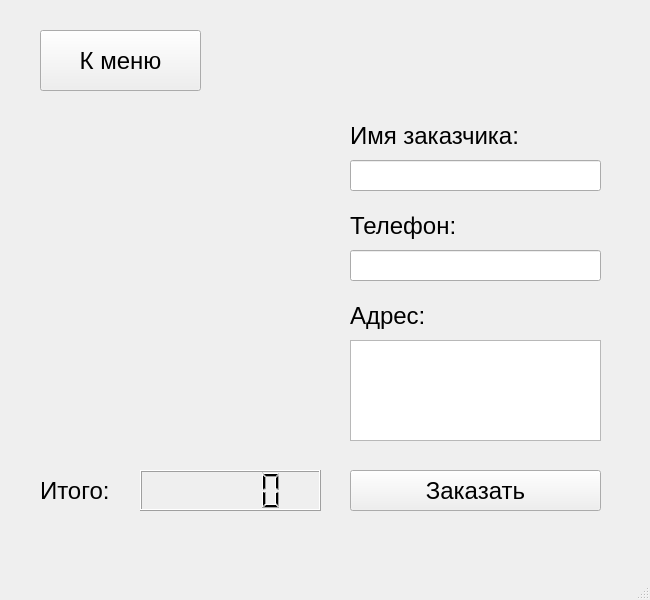
<?xml version="1.0" encoding="UTF-8"?>
<ui version="4.0">
 <class>MainWindow</class>
 <widget class="QMainWindow" name="MainWindow">
  <property name="geometry">
   <rect>
    <x>0</x>
    <y>0</y>
    <width>650</width>
    <height>600</height>
   </rect>
  </property>
  <property name="windowTitle">
   <string>MainWindow</string>
  </property>
  <widget class="QWidget" name="centralwidget">
   <widget class="QPushButton" name="pushButton">
    <property name="geometry">
     <rect>
      <x>40</x>
      <y>30</y>
      <width>161</width>
      <height>61</height>
     </rect>
    </property>
    <property name="font">
     <font>
      <pointsize>18</pointsize>
     </font>
    </property>
    <property name="text">
     <string>К меню</string>
    </property>
   </widget>
   <widget class="QWidget" name="horizontalLayoutWidget">
    <property name="geometry">
     <rect>
      <x>40</x>
      <y>120</y>
      <width>281</width>
      <height>331</height>
     </rect>
    </property>
    <layout class="QHBoxLayout" name="horizontalLayout">
     <item>
      <layout class="QGridLayout" name="gridLayout"/>
     </item>
    </layout>
   </widget>
   <widget class="QLabel" name="label">
    <property name="geometry">
     <rect>
      <x>40</x>
      <y>470</y>
      <width>101</width>
      <height>41</height>
     </rect>
    </property>
    <property name="font">
     <font>
      <pointsize>18</pointsize>
     </font>
    </property>
    <property name="text">
     <string>Итого:</string>
    </property>
   </widget>
   <widget class="QLCDNumber" name="lcdNumber">
    <property name="geometry">
     <rect>
      <x>140</x>
      <y>470</y>
      <width>181</width>
      <height>41</height>
     </rect>
    </property>
   </widget>
   <widget class="QLabel" name="label_2">
    <property name="geometry">
     <rect>
      <x>350</x>
      <y>120</y>
      <width>171</width>
      <height>31</height>
     </rect>
    </property>
    <property name="font">
     <font>
      <pointsize>18</pointsize>
     </font>
    </property>
    <property name="text">
     <string>Имя заказчика:</string>
    </property>
   </widget>
   <widget class="QLabel" name="label_3">
    <property name="geometry">
     <rect>
      <x>350</x>
      <y>210</y>
      <width>171</width>
      <height>31</height>
     </rect>
    </property>
    <property name="font">
     <font>
      <pointsize>18</pointsize>
     </font>
    </property>
    <property name="text">
     <string>Телефон:</string>
    </property>
   </widget>
   <widget class="QLineEdit" name="lineEdit">
    <property name="geometry">
     <rect>
      <x>350</x>
      <y>160</y>
      <width>251</width>
      <height>31</height>
     </rect>
    </property>
   </widget>
   <widget class="QLineEdit" name="lineEdit_2">
    <property name="geometry">
     <rect>
      <x>350</x>
      <y>250</y>
      <width>251</width>
      <height>31</height>
     </rect>
    </property>
   </widget>
   <widget class="QLabel" name="label_4">
    <property name="geometry">
     <rect>
      <x>350</x>
      <y>300</y>
      <width>171</width>
      <height>31</height>
     </rect>
    </property>
    <property name="font">
     <font>
      <pointsize>18</pointsize>
     </font>
    </property>
    <property name="text">
     <string>Адрес:</string>
    </property>
   </widget>
   <widget class="QTextEdit" name="textEdit">
    <property name="geometry">
     <rect>
      <x>350</x>
      <y>340</y>
      <width>251</width>
      <height>101</height>
     </rect>
    </property>
   </widget>
   <widget class="QPushButton" name="pushButton_2">
    <property name="geometry">
     <rect>
      <x>350</x>
      <y>470</y>
      <width>251</width>
      <height>41</height>
     </rect>
    </property>
    <property name="font">
     <font>
      <pointsize>18</pointsize>
     </font>
    </property>
    <property name="text">
     <string>Заказать</string>
    </property>
   </widget>
  </widget>
  <widget class="QMenuBar" name="menubar">
   <property name="geometry">
    <rect>
     <x>0</x>
     <y>0</y>
     <width>650</width>
     <height>21</height>
    </rect>
   </property>
  </widget>
  <widget class="QStatusBar" name="statusbar"/>
 </widget>
 <resources/>
 <connections/>
</ui>
